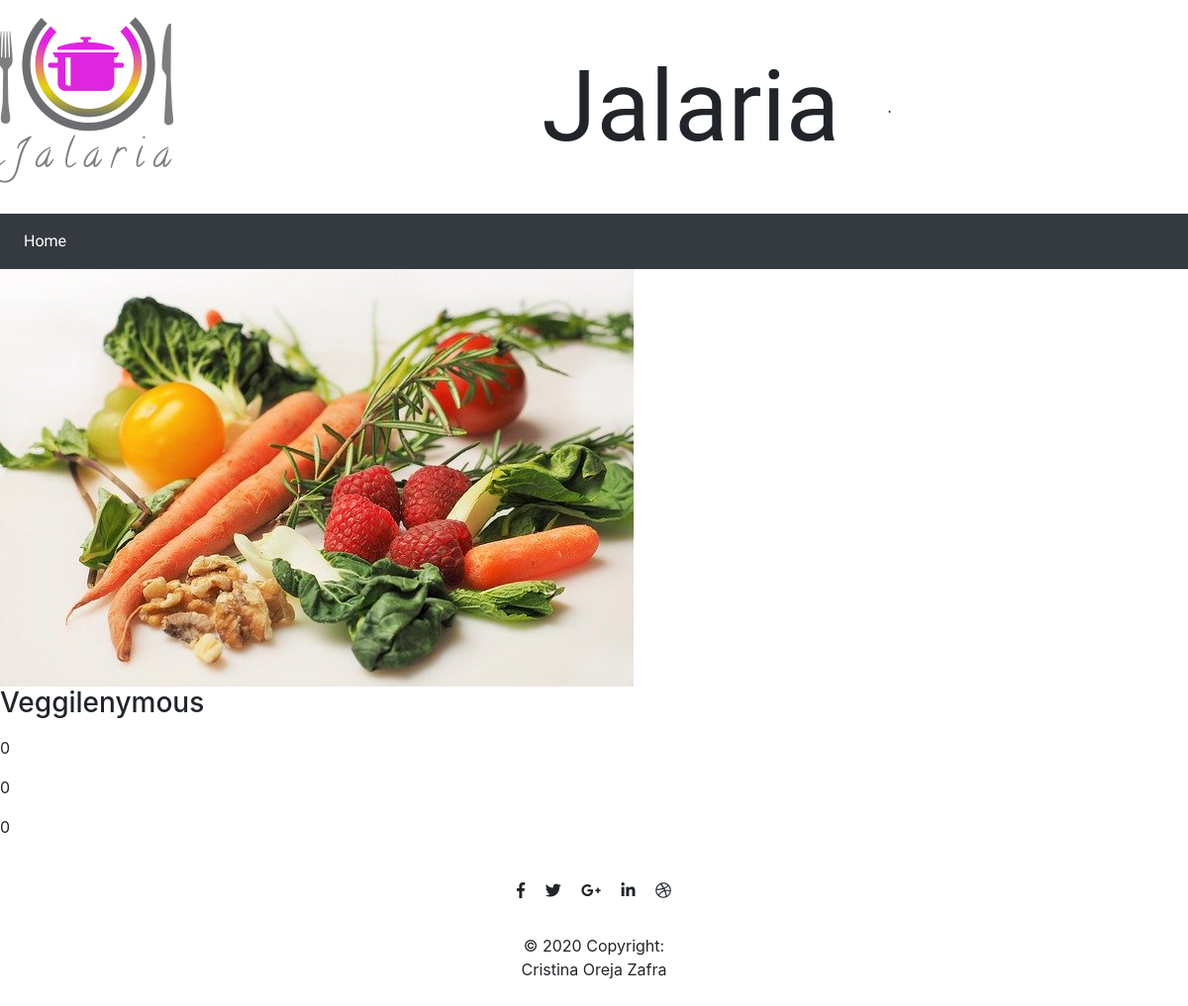
The page /restaurant.php?id=2 on the database as committed earlier.
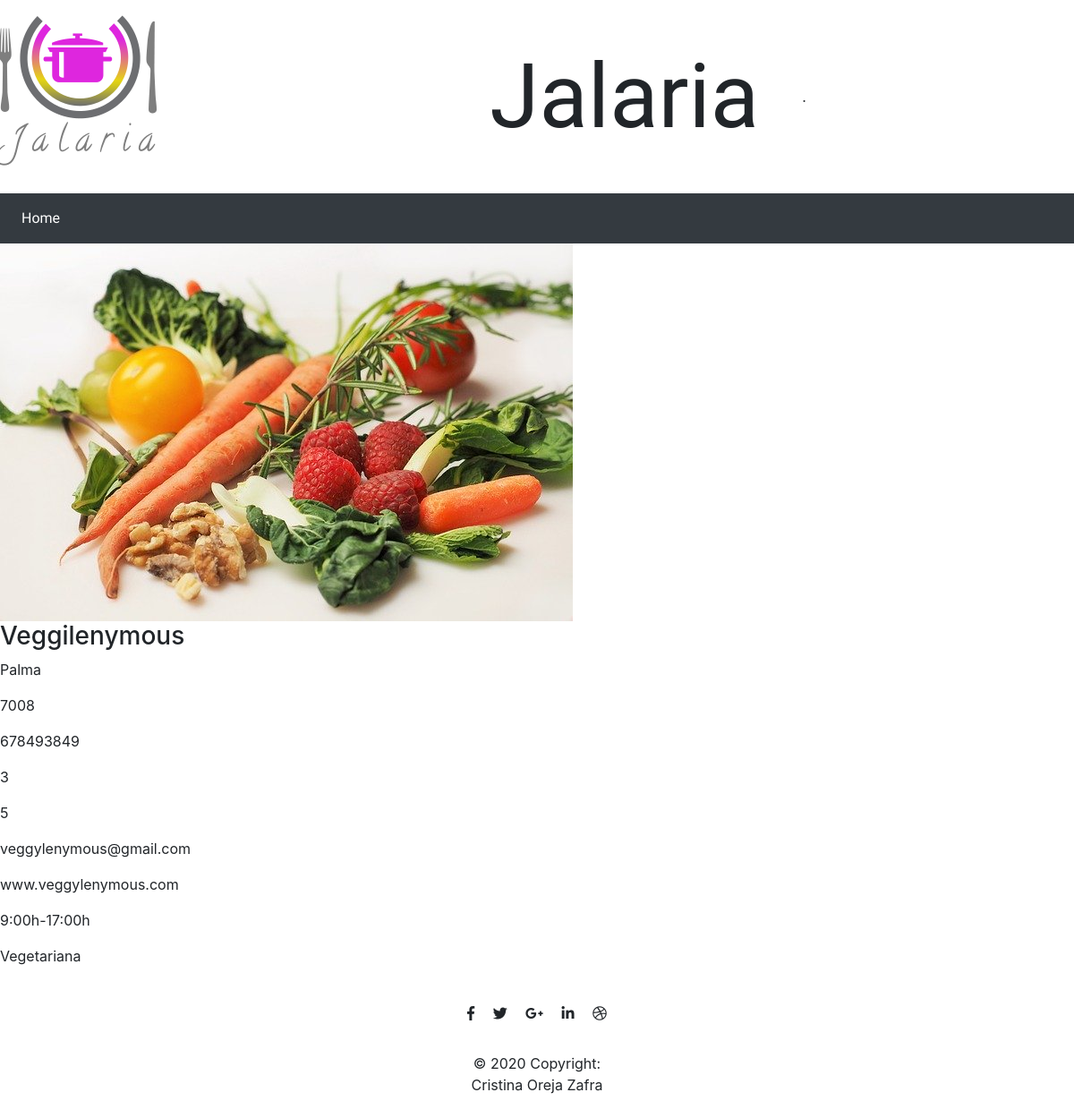
The same page on the database as committed later.
### tables this page shows
CREATE TABLE `Restaurantes` (
  `Id` int NOT NULL,
  `nombre` varchar(100) NOT NULL,
  `localidad` varchar(50) NOT NULL,
  `dicección` varchar(50) NOT NULL,
  `cp` int NOT NULL,
  `telf` varchar(20) NOT NULL,
  `precios` int NOT NULL,
  `valoracion` int NOT NULL,
  `email` varchar(50) NOT NULL,
  `web` varchar(50) NOT NULL,
  `horario` varchar(20) NOT NULL,
  `cocina` tinytext NOT NULL,
  `foto` varchar(50) NOT NULL
);

### www/back/restaurantb.php (called while the page is built)
<?php
require 'conexion.php';
if(isset($_GET['id'])){
    $id=$_GET['id'];
    $sql = "SELECT * FROM Restaurantes WHERE Id = '".$id."'";
    if($result = mysqli_query($conn, $sql)){
        if(mysqli_num_rows($result) > 0){
            $row = mysqli_fetch_array($result);
            $foto = "img/".$row['foto'];
        }
    }
}
?>

### www/restaurant.php (the view, shortened to what this page needs)
<?php require 'back/restaurantb.php';?>
<?php require 'componentes/header.php'?>
    <img src="<?php echo $foto ?>" alt="">
    <h3><?php echo $row['nombre']?></h3>
    <p><?php echo $row['localidad']?></p>
    <p><?php echo $row['cp']?></p>
    <p><?php echo $row['telf']?></p>
    <p><?php echo $row['precios']?></p>
    <p><?php echo $row['valoracion']?></p>
    <p><?php echo $row['email']?></p>
    <p><?php echo $row['web']?></p>
    <p><?php echo $row['horario']?></p>
    <p><?php echo $row['cocina']?></p>
<?php require 'componentes/footer.php'?>

### www/componentes/header.php (shortened to what this page needs)
<!DOCTYPE html>
<html lang="es">
<head>
    <link rel="stylesheet" href="https://use.fontawesome.com/releases/v5.7.0/css/all.css">
    <link rel="stylesheet" href="https://maxcdn.bootstrapcdn.com/bootstrap/4.0.0/css/bootstrap.min.css">
    <link rel="stylesheet" href="styles.css" type="text/css">
</head>
<body>
    <header>
    <div class="row">
        <div class="logo"></div>
        <div class="col-md d-flex justify-content-center align-items-center">
            <h1 class="p-5">Jalaria   </h1>.
        </div>
    </div>
        <nav class="navbar navbar-expand-sm navbar-dark bg-dark">
            <div class="collapse navbar-collapse" id="navbarsExample03">
                <ul class="navbar-nav mr-auto">
                    <li class="nav-item active">
                    <a class="nav-link" href="#">Home <span class="sr-only">(current)</span></a>
                    </li>
                </ul>
            </div>
        </nav>
    </header>

### www/componentes/footer.php (shortened to what this page needs)
<footer class="page-footer font-small special-color-dark pt-4">
    <div class="container">
    <ul class="list-unstyled list-inline text-center">
        <li class="list-inline-item">
        <a class="btn-floating btn-fb mx-1">
            <i class="fab fa-facebook-f"> </i>
        </a>
        </li>
        <li class="list-inline-item">
        <a class="btn-floating btn-tw mx-1">
            <i class="fab fa-twitter"> </i>
        </a>
        </li>
        <li class="list-inline-item">
        <a class="btn-floating btn-gplus mx-1">
            <i class="fab fa-google-plus-g"> </i>
        </a>
        </li>
        <li class="list-inline-item">
        <a class="btn-floating btn-li mx-1">
            <i class="fab fa-linkedin-in"> </i>
        </a>
        </li>
        <li class="list-inline-item">
        <a class="btn-floating btn-dribbble mx-1">
            <i class="fab fa-dribbble"> </i>
        </a>
        </li>
    </ul>
    </div>
<div class="footer-copyright text-center py-3">© 2020 Copyright:
<p>Cristina Oreja Zafra</p>
</div>
</footer>
</body>
</html>

### www/styles.css (style rules this page uses)
h1,nav { font-family: 'Bad Script', cursive; }
.logo { height: 200px; width: 200px; background-image: url("img/logos/9ca707d3-343f-48f6-8f7e-909255b59985_200x200.png"); }
h1 { font-size: 100px; padding: 0; margin: 0; }

Rows that differ between the two databases and show on the page:
changed restaurantes "Veggilenymous": localidad (not shown) → "Palma"; cp "0" → "7008"; telf (not shown) → "678493849"; precios "0" → "3"; valoracion "0" → "5"; email (not shown) → "veggylenymous@gmail.com"; web (not shown) → "www.veggylenymous.com"; horario (not shown) → "9:00h-17:00h"; cocina (not shown) → "Vegetariana"
